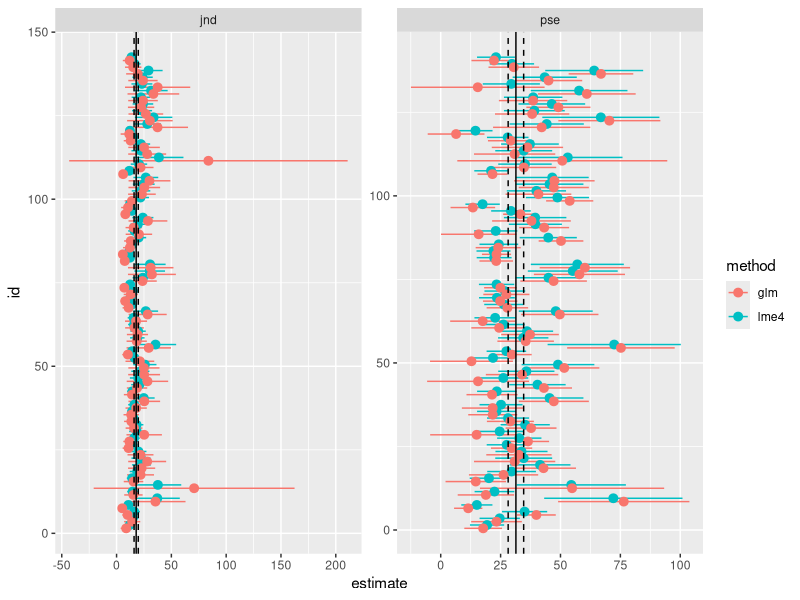

Write R code to recreate this figure.
library(tidyverse)
library(lme4)

# https://osf.io/zhtbj/?view_only=

dat <- read.csv("emoint.csv")

# conversion for responses
# 1 = neutral
# 2 = anger
# 3 = disgust
# 4 = fear
# 5 = happiness
# 6 = sadness
# 7 = surprise

resp_code <- c(
  "1" = "neutral",
  "2" = "anger",
  "3" = "disgust",
  "4" = "fear",
  "5" = "happiness",
  "6" = "sadness",
  "7" = "suprise"
)

emotion_code <- c(
  "fear" = "fear",
  "disop" = "disgust",
  "discl" = "disgust",
  "hap" = "happiness",
  "sad" = "sadness",
  "sur" = "suprise",
  "angcl" = "anger",
  "neutral" = "neutral"
)

dat_clean <- dat |> 
  pivot_longer(4:ncol(dat), values_to = "response") |> 
  separate(name, into = c("face", "emotion", "intensity"), sep = "_")  |>
  # intensity as number
  mutate(intensity = as.numeric(intensity)) |> 
  # neutral as maximal intensity, avoid NA
  mutate(intensity = ifelse(emotion == "neutral", 100, intensity))

names(dat_clean)[1:3] <- c("id", "gender", "age")

# recoding response with labels
# see https://adv-r.hadley.nz/subsetting.html?q=look#lookup-tables

dat_clean$response_lbl <- resp_code[dat_clean$response]

# recoding the displayed emotion as the response

dat_clean$emotion_lbl <- emotion_code[dat_clean$emotion]

# binary accuracy if emotion_lbl == response_lbl

dat_clean$acc <- as.integer(dat_clean$response_lbl == dat_clean$emotion_lbl)

# centering intensity on the minimum, thus 0 is the 10% intensity

dat_clean$intensity0 <- dat_clean$intensity - min(dat_clean$intensity)

dat_clean_sad <- filter(dat_clean, emotion_lbl == "sadness")

fit <- glmer(acc ~ intensity0 + (intensity0|id), 
             data = dat_clean_sad, 
             family = binomial(link = "logit"))

fe <- as.matrix(vcov(fit))
re <- ranef(fit,condVar=TRUE)
reM <- apply(attr(re[[1]],"postVar"), 3, function(x) x, simplify = FALSE)
reF <- lapply(reM, function(m) fe + m)

cc <- coefficients(fit)[[1]]

res <- vector(mode = "list", length = nrow(cc))

for(i in 1:nrow(cc)){
    bb <- c(cc[i, 1], cc[i, 2])
    names(bb) <- names(cc)
    pse <- car::deltaMethod(bb, "-(Intercept)/intensity0", reF[[i]])
    jnd <- car::deltaMethod(bb, "1/intensity0", reF[[i]])
    
    pse <- data.frame(pse)
    jnd <- data.frame(jnd)
    pse$param <- "pse"
    jnd$param <- "jnd"
    
    res[[i]] <- rbind(pse, jnd)
}

res <- do.call(rbind, res)
rownames(res) <- NULL
names(res) <- c("estimate", "se", "ci.lb", "ci.ub", "param")
res$id <- 1:nrow(res)

# res |> 
#     ggplot(aes(x = estimate, y = id)) +
#     geom_point() +
#     geom_segment(aes(x = ci.lb, xend = ci.ub, y = id, yend = id)) +
#     facet_wrap(~param, scales = "free")
# 

datl <- split(dat_clean_sad, dat_clean_sad$id)
fitl <- lapply(datl, function(d) glm(acc ~ intensity0, data = d, family = binomial(link = "logit")))

resl <- vector(mode = "list", length = length(fitl))

for(i in 1:length(fitl)){
    pse <- car::deltaMethod(fitl[[i]], "-(Intercept)/intensity0")
    jnd <- car::deltaMethod(fitl[[i]], "1/intensity0")
    pse <- data.frame(pse)
    jnd <- data.frame(jnd)
    pse$param <- "pse"
    jnd$param <- "jnd"
    resl[[i]] <- rbind(pse, jnd)
}

resl <- do.call(rbind, resl)
rownames(resl) <- NULL
names(resl) <- c("estimate", "se", "ci.lb", "ci.ub", "param")
resl$id <- 1:nrow(resl)

res$method <- "lme4"
resl$method <- "glm"

resd <- rbind(res, resl)

PSE <- car::deltaMethod(fit, "-(Intercept)/intensity0")
JND <- car::deltaMethod(fit, "1/intensity0")

resd$avg <- ifelse(resd$param == "pse", PSE[1, 1], JND[1, 1])
resd$avg_lb <- ifelse(resd$param == "pse", PSE[1, 3], JND[1, 3])
resd$avg_ub <- ifelse(resd$param == "pse", PSE[1, 4], JND[1, 4])

resd |>
    ggplot(aes(x = estimate, y = id, color = method)) +
    geom_pointrange(aes(xmin = ci.lb, xmax = ci.ub),
                    position = position_dodge(width = 2)) +
    facet_wrap(~param, scales = "free") +
    geom_vline(aes(xintercept = avg)) +
    geom_vline(aes(xintercept = avg_lb), lty = "dashed") +
    geom_vline(aes(xintercept = avg_ub), lty = "dashed")
